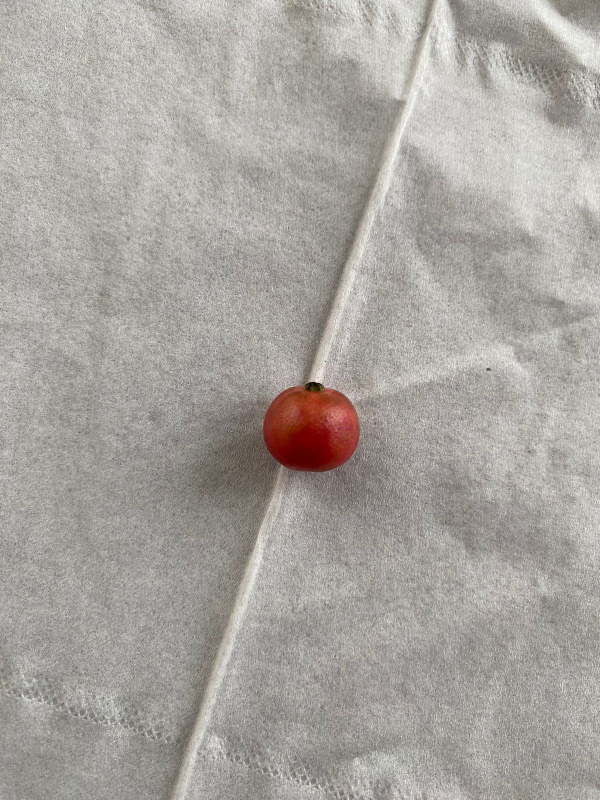
#> input picture dataset/train/matang/matang_1.jpeg, 1200 x 1600 px (shown at 1/2 size)
$ python -i yesh.py   (imports and definitions only)
#> lines starting #> are read from the running program, lines starting #| are printed output that depends on the picture; after the words box and inside, x2 and y2 are one past the last pixel; in counts of white or black regions, pixels touching at a corner belong together
import cv2
import numpy as np
from sklearn import svm
from sklearn.metrics import classification_report, accuracy_score
from skimage.io import imread_collection
from sklearn.model_selection import train_test_split
import os
import tkinter as tk
from tkinter import messagebox
from PIL import Image, ImageTk

# Batas bawah dan atas untuk warna merah dalam ruang warna HSV
lower_red_1 = np.array([0, 120, 70])
upper_red_1 = np.array([10, 255, 255])
lower_red_2 = np.array([170, 120, 70])
upper_red_2 = np.array([180, 255, 255])

# Batas bawah dan atas untuk warna hijau dalam ruang warna HSV
lower_green = np.array([36, 100, 100])
upper_green = np.array([86, 255, 255])

# digunakan untuk memproses gambar sebelum dilakukan klasifikasi
def preprocess(img):
    resizeGambar = cv2.resize(img, (400, 500))
    cropGambar = resizeGambar[120:450, 50:370]
    contrast = 1.3
    brightness = 15
    gambar = cv2.addWeighted(cropGambar, contrast, cropGambar, 0, brightness)
    bilateral = cv2.bilateralFilter(gambar, 9, 75, 75)
    return bilateral

# diubah ke bentuk warna HSV dan masking
def toHSV(img):
    hsvGambar = cv2.cvtColor(img, cv2.COLOR_BGR2HSV)
    mask_red1 = cv2.inRange(hsvGambar, lower_red_1, upper_red_1)
    mask_red2 = cv2.inRange(hsvGambar, lower_red_2, upper_red_2)
    mask_red = mask_red1 | mask_red2
    mask_green = cv2.inRange(hsvGambar, lower_green, upper_green)
    return mask_red, mask_green

# Fungsi ini menghitung persentase piksel merah dan hijau dalam gambar berdasarkan masker yang dihasilkan dari fungsi toHSV.
def hitungPersentaseWarna(mask):
    jumlah_piksel_warna = np.count_nonzero(mask)
    total_piksel = mask.size
    persentase_warna = (jumlah_piksel_warna / total_piksel) * 100
    return persentase_warna

# Fungsi ini menggabungkan semua langkah sebelumnya: preprocessing gambar, konversi ke HSV dan masking,
# serta menghitung persentase warna merah dan hijau. Fungsi ini mengembalikan persentase warna merah dan hijau, gambar yang udah di proses, dan masking.
def ekstraksiFitur(gambar):
    img = preprocess(gambar)
    mask_red, mask_green = toHSV(img)
    persentase_merah = hitungPersentaseWarna(mask_red)
    persentase_hijau = hitungPersentaseWarna(mask_green)
    return persentase_merah, persentase_hijau, img, mask_red, mask_green

# Fungsi ini memuat dataset dari direktori yang diberikan, mengonversi gambar ke
# format BGR yang digunakan oleh OpenCV, dan menetapkan label berdasarkan kelas ('matang' atau 'belum_matang')
def muatDataset(direktori):
#> called with direktori = 'dataset'
    gambar = []
    label = []
    for kelas in ['matang', 'belum_matang']:
        jalur_train = f"{direktori}/train/{kelas}/*.jpeg"
        jalur_test = f"{direktori}/test/{kelas}/*.jpeg"
        koleksi_train = imread_collection(jalur_train)
        koleksi_test = imread_collection(jalur_test)
        for img in koleksi_train:
            gambar.append(cv2.cvtColor(img, cv2.COLOR_RGB2BGR))
            label.append(1 if kelas == 'matang' else 0)
        for img in koleksi_test:
            gambar.append(cv2.cvtColor(img, cv2.COLOR_RGB2BGR))
            label.append(1 if kelas == 'matang' else 0)
#> this loop made 2 passes
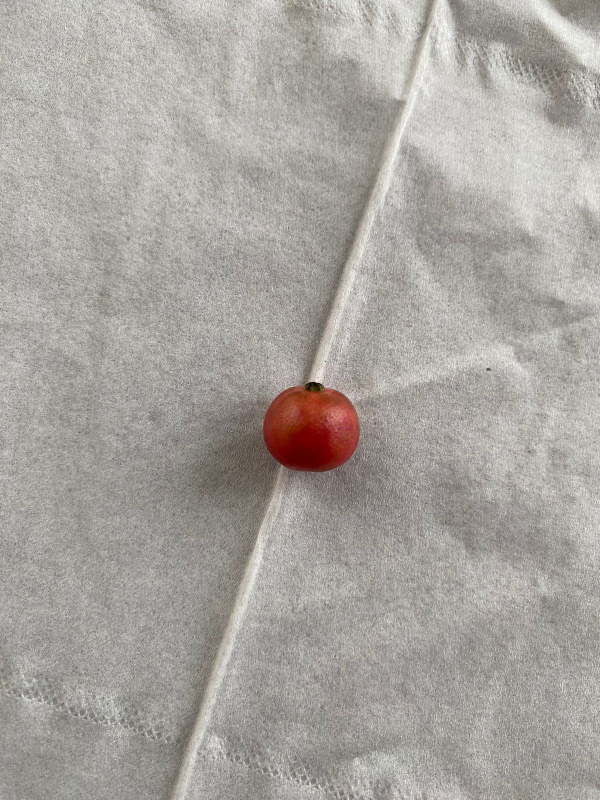
#> input picture dataset/train/matang/matang_1.jpeg, 1200 x 1600 px (shown at 1/2 size)
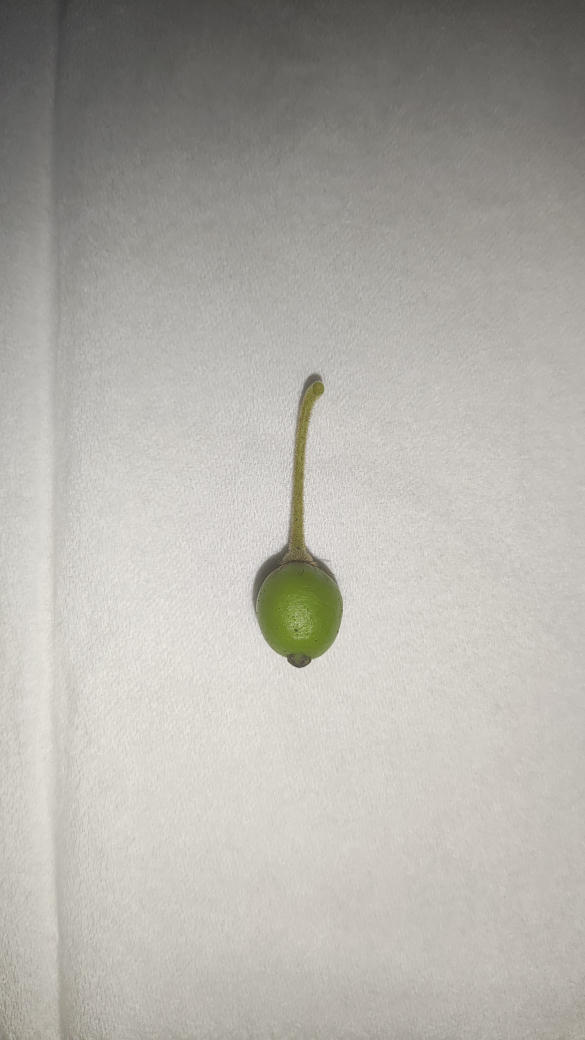
#> input picture dataset/train/belum_matang/mentah_1.jpeg, 2339 x 4160 px (shown at 1/4 size)
#> img is the input picture: shape (4160, 2339, 3); mean R, G, B 177.4, 175.1, 168.8
    return gambar, label

direktori_dataset = 'dataset'
gambar, label = muatDataset(direktori_dataset)
fitur = np.array([ekstraksiFitur(img)[0] for img in gambar])
#> in toHSV, `hsvGambar = cv2.cvtColor(img, cv2.COLOR_BGR2HSV)`: hsvGambar: shape (330, 320, 3); mean H, S, V 20, 15.3, 222.7
#> in toHSV, `mask_red1 = cv2.inRange(hsvGambar, lower_red_1, upper_red_1)`:
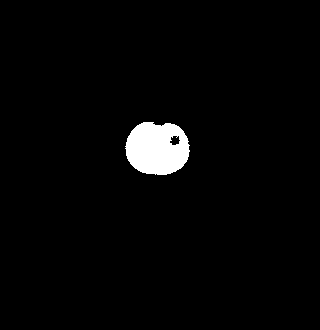
#> mask_red1: shape (330, 320); 2.5% white; 1 white region, box (x1, y1, x2, y2) and area: (125, 122, 190, 175) 2692
#> in toHSV, `mask_red2 = cv2.inRange(hsvGambar, lower_red_2, upper_red_2)`: mask_red2: shape (330, 320); every value is 0
#> in hitungPersentaseWarna, `jumlah_piksel_warna = np.count_nonzero(mask)`: jumlah_piksel_warna = 2692
#> in hitungPersentaseWarna, `persentase_warna = (jumlah_piksel_warna / total_piksel) * 100`: persentase_warna = 2.55
#> in ekstraksiFitur, `persentase_hijau = hitungPersentaseWarna(mask_green)`: persentase_hijau = 0
#> in toHSV (call 3), `hsvGambar = cv2.cvtColor(img, cv2.COLOR_BGR2HSV)`: hsvGambar: shape (330, 320, 3); mean H, S, V 8.3, 4.9, 250
#> in toHSV (call 3), `mask_green = cv2.inRange(hsvGambar, lower_green, upper_green)`: mask_green: shape (330, 320); 1.6% white; 1 white region, box (x1, y1, x2, y2) and area: (129, 155, 181, 196) 1647
#> fitur = [2.55, 2.55, 0, 0]
fitur = fitur.reshape(-1, 1)
label = np.array(label)
X_train, X_test, y_train, y_test = train_test_split(fitur, label, test_size=0.3, random_state=42)
#> X_train = [2.55, 0]; X_test = [2.55, 0]; y_train = [1, 0]; y_test = [1, 0]
model = svm.SVC(kernel='linear')
# [1 line not run here, left out]
# [1 line that did not run here, left out]
# [2 lines not run here, left out]

def klasifikasiKematangan(gambar):
    persentase_merah, persentase_hijau, processed_img, mask_red, mask_green = ekstraksiFitur(gambar)
    persentase_warna_array = np.array([persentase_merah]).reshape(1, -1)
    hasil_prediksi = model.predict(persentase_warna_array)
    if persentase_hijau > persentase_merah:
        hasil = "Belum Matang"
    else:
        hasil = "Matang" if hasil_prediksi[0] == 1 else "Belum Matang"
    return hasil, persentase_merah, persentase_hijau, processed_img, mask_red, mask_green

def tampilkanHasil(gambar, hasil, persentase_merah, persentase_hijau, processed_img, mask_red, mask_green):
    img_rgb = cv2.cvtColor(gambar, cv2.COLOR_BGR2RGB)
    img_pil = Image.fromarray(img_rgb)

    # Resize image
    max_size = (200, 200)
    img_pil.thumbnail(max_size, Image.Resampling.LANCZOS)

    img_tk = ImageTk.PhotoImage(img_pil)
    panel_asli.config(image=img_tk)
    panel_asli.image = img_tk

    # Display processed image
    img_processed_rgb = cv2.cvtColor(processed_img, cv2.COLOR_BGR2RGB)
    img_processed_pil = Image.fromarray(img_processed_rgb)
    img_processed_pil.thumbnail(max_size, Image.Resampling.LANCZOS)
    img_processed_tk = ImageTk.PhotoImage(img_processed_pil)
    panel_processed.config(image=img_processed_tk)
    panel_processed.image = img_processed_tk

    # Determine which mask to display
    if persentase_merah > persentase_hijau:
        img_mask_rgb = cv2.cvtColor(mask_red, cv2.COLOR_GRAY2RGB)
    else:
        img_mask_rgb = cv2.cvtColor(mask_green, cv2.COLOR_GRAY2RGB)

    img_mask_pil = Image.fromarray(img_mask_rgb)
    img_mask_pil.thumbnail(max_size, Image.Resampling.LANCZOS)
    img_mask_tk = ImageTk.PhotoImage(img_mask_pil)
    panel_mask.config(image=img_mask_tk)
    panel_mask.image = img_mask_tk

    label_hasil.config(text=f"Kematangan: {hasil}")
    label_persentase.config(text=f"Persentase Merah: {persentase_merah:.2f}%\nPersentase Hijau: {persentase_hijau:.2f}%")

def prosesGambar():
    file_path = 'ceri_merah3.jpeg'
    if not os.path.exists(file_path):
        messagebox.showerror("Error", "Gambar tidak ditemukan!")
        return

    gambar = cv2.imread(file_path)
    if gambar is None:
        messagebox.showerror("Error", "Gagal membaca gambar!")
        return

    hasil, persentase_merah, persentase_hijau, processed_img, mask_red, mask_green = klasifikasiKematangan(gambar)
    tampilkanHasil(gambar, hasil, persentase_merah, persentase_hijau, processed_img, mask_red, mask_green)

# [4 lines not run here, left out]

# [1 line that did not run here, left out]
# [1 line not run here, left out]

# [1 line that did not run here, left out]
# [1 line not run here, left out]

# [1 line that did not run here, left out]
# [1 line not run here, left out]

# [1 line that did not run here, left out]
# [1 line not run here, left out]

# [1 line that did not run here, left out]
# [1 line not run here, left out]

# [1 line that did not run here, left out]
# [5 lines not run here, left out]

>>> result = prosesGambar()
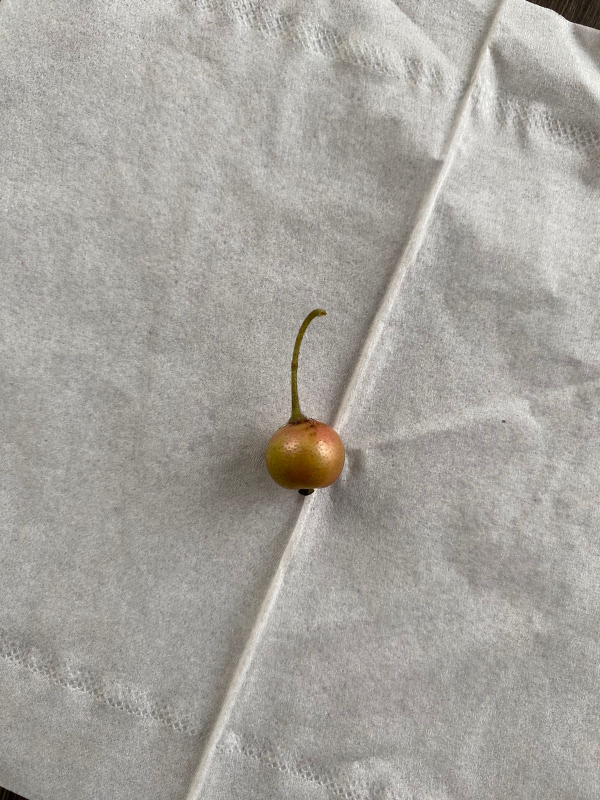
#> input picture ceri_merah3.jpeg, 1200 x 1600 px, found by its file name (shown at 1/2 size)
#> in prosesGambar, gambar is the input picture: shape (1600, 1200, 3); mean B, G, R 157.5, 163.4, 166.3
#> in preprocess (call 5), `resizeGambar = cv2.resize(img, (400, 500))`:
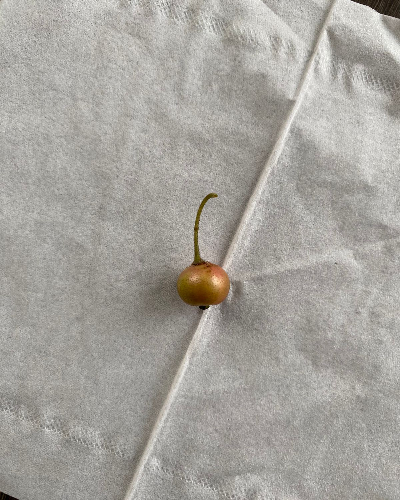
#> resizeGambar: shape (500, 400, 3); mean B, G, R 157.5, 163.4, 166.2
#> in preprocess (call 5), `cropGambar = resizeGambar[120:450, 50:370]`:
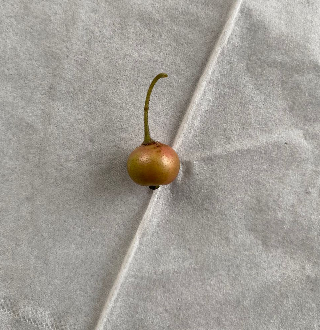
#> cropGambar: shape (330, 320, 3); mean B, G, R 151.5, 158, 161.7
#> in preprocess (call 5), `gambar = cv2.addWeighted(cropGambar, contrast, cropGambar, 0, brightne..`:
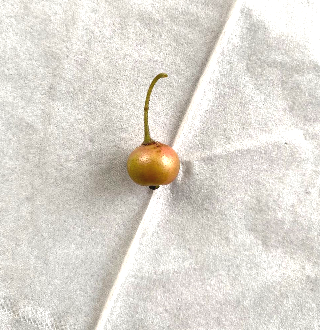
#> gambar: shape (330, 320, 3); mean B, G, R 210.9, 218.8, 223.3
#> in toHSV (call 5), `hsvGambar = cv2.cvtColor(img, cv2.COLOR_BGR2HSV)`: hsvGambar: shape (330, 320, 3); mean H, S, V 20.1, 15.4, 223.5
#> in toHSV (call 5), `mask_red1 = cv2.inRange(hsvGambar, lower_red_1, upper_red_1)`:
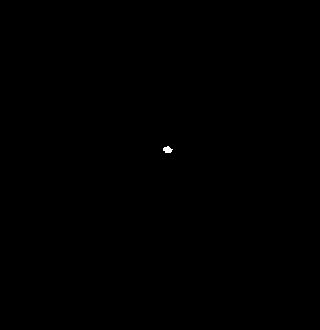
#> mask_red1: shape (330, 320); 0.05% white; 1 white region, box (x1, y1, x2, y2) and area: (163, 146, 173, 153) 48
#> in klasifikasiKematangan, `persentase_merah, persentase_hijau, processed_img, mask_red, mask_gree..`: persentase_merah = 0.0455; persentase_hijau = 0
#> in klasifikasiKematangan, `persentase_warna_array = np.array([persentase_merah]).reshape(1, -1)`: persentase_warna_array = [0.0455]
#> (the run stopped early here; a loop or call above may not have finished)
